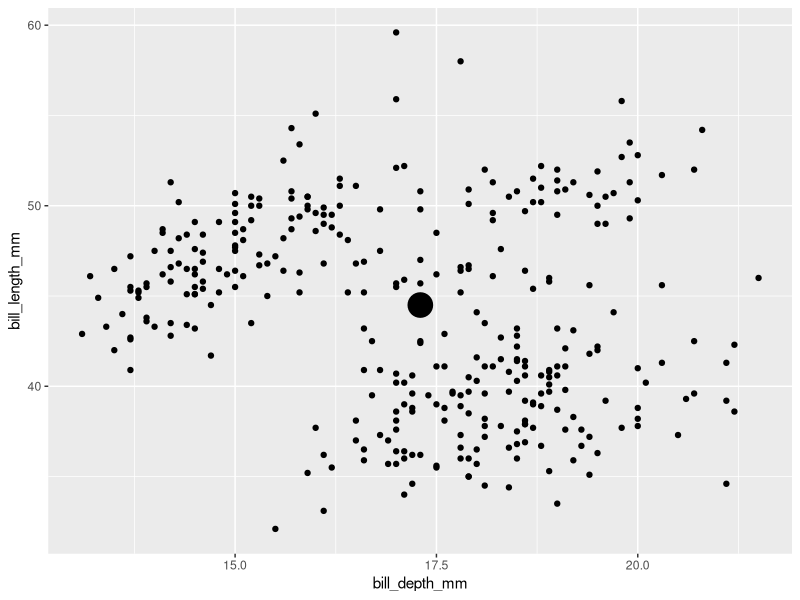
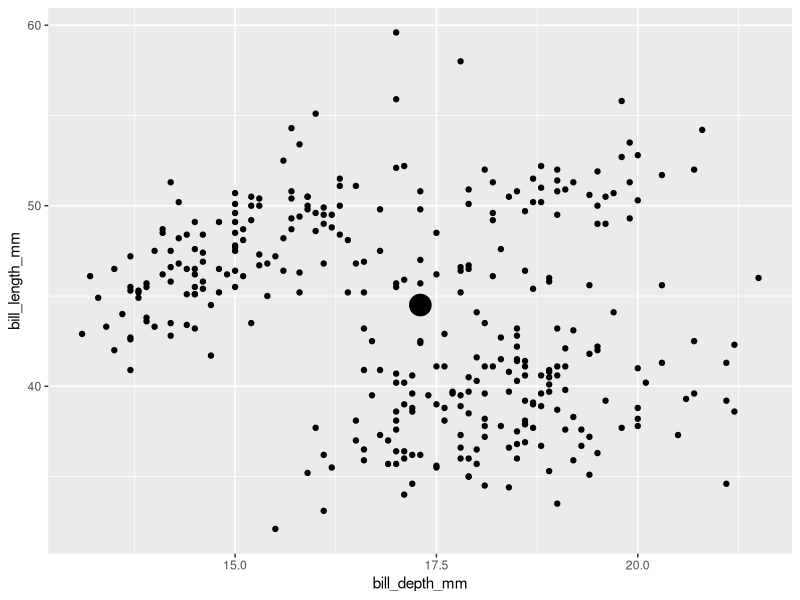
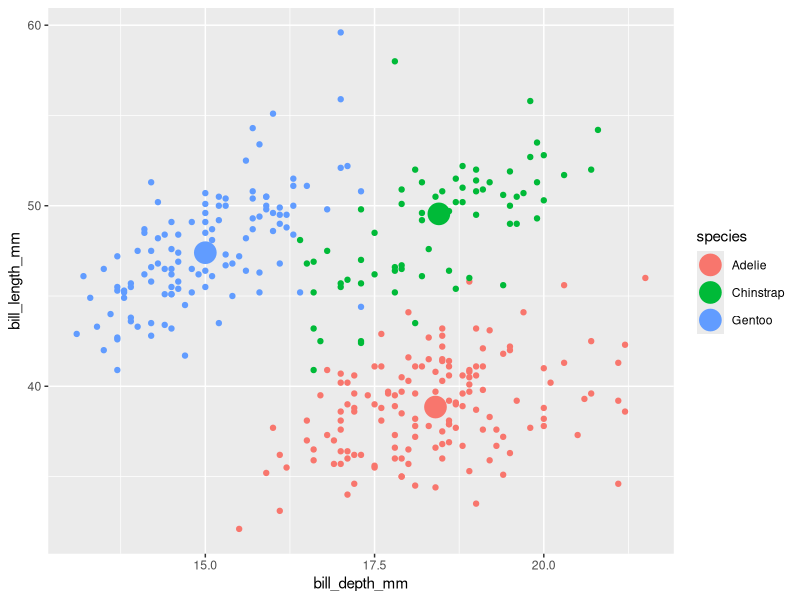
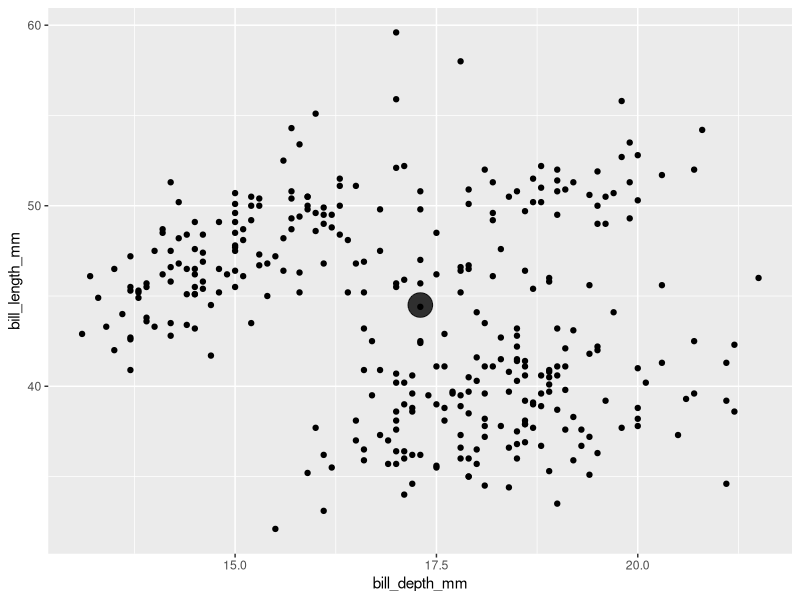
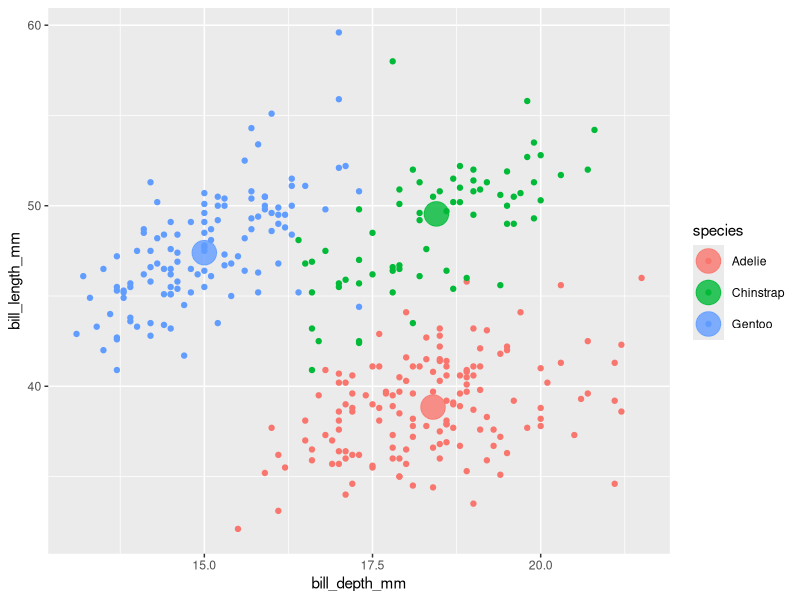
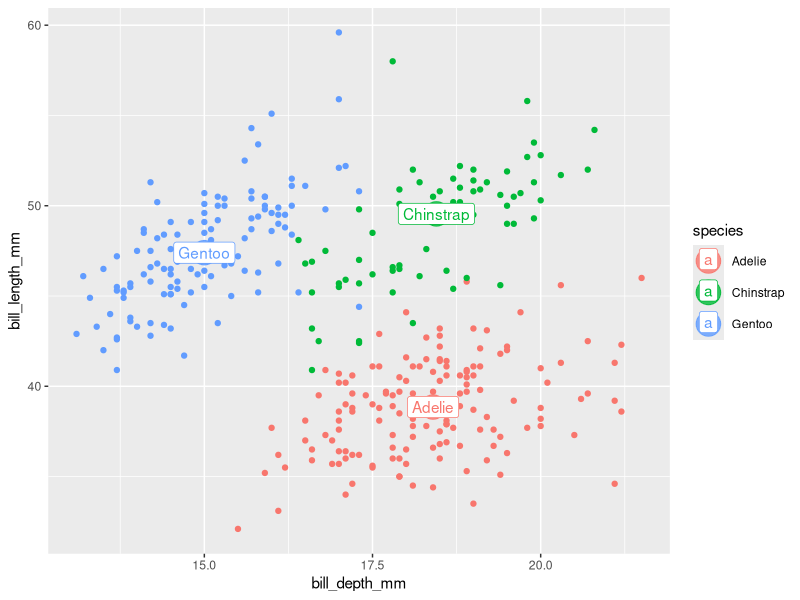
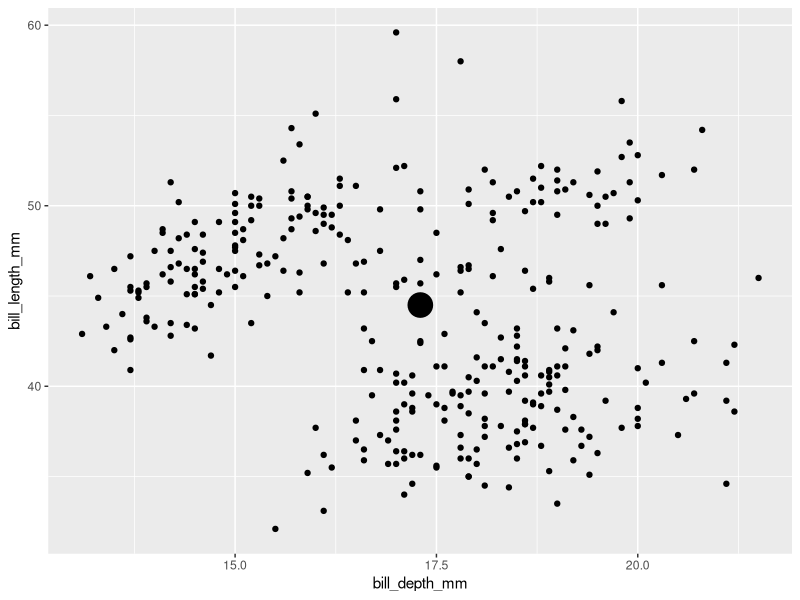
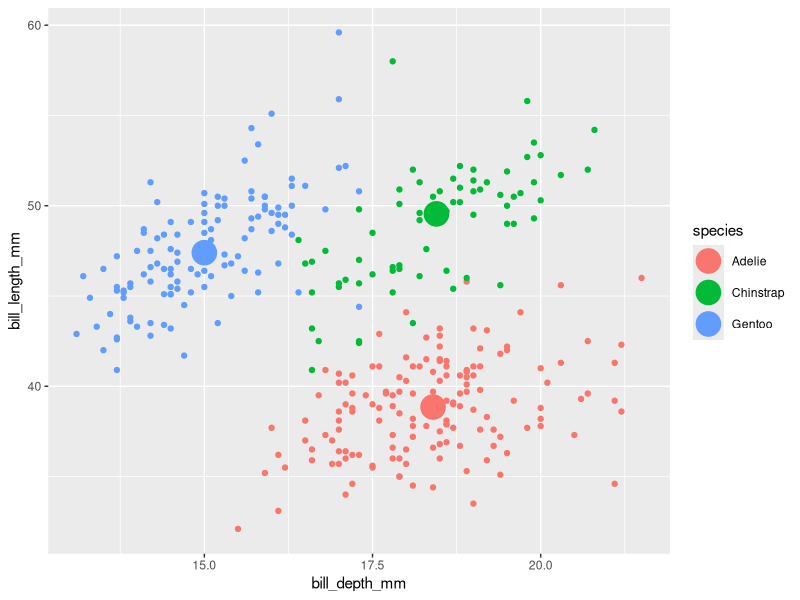

The R source for these figures, in order:
## ---- chunk 1
#| label: setup
#| include: false 
knitr::opts_chunk$set(echo = TRUE, message = F, warning = F)
## ---- chunk 2
library(tidyverse)
library(palmerpenguins)
penguins <- remove_missing(penguins) 
## ---- chunk 3
#| label: penguins
penguins_medians <- penguins %>% 
  summarize(bill_length_mm_median = median(bill_length_mm),
            bill_depth_mm_median = median(bill_depth_mm))

penguins %>% 
  ggplot() + 
  aes(x = bill_depth_mm) + 
  aes(y = bill_length_mm) + 
  geom_point() + 
  geom_point(data = penguins_medians,
             aes(x = bill_depth_mm_median,
                 y = bill_length_mm_median),
             size = 8)
## ---- chunk 4
layer_data(plot = last_plot(), 
           i = 2) # indicate which layer from the last plot
## ---- chunk 5
#| label: compute_group_xy_medians

# Define compute.
compute_group_xy_medians <- function(data, scales){ #  scales is used internally in ggplot2
  data %>% 
    summarize(x = median(x),
            y = median(y))
}

# Test compute. 
penguins %>%
  # prep data to state as seen within plot pipeline
  select(x = bill_depth_mm,  
         y = bill_length_mm) %>%  
  compute_group_xy_medians()
## ---- chunk 6
#| label: StatMedians
# Define Stat. 
StatMedians <- 
  ggplot2::ggproto(`_class` = "StatMedians", 
                   `_inherit` = ggplot2::Stat,
                   required_aes = c("x", "y"),
                   compute_group = compute_group_xy_medians)

# Test Stat.
penguins %>% 
  ggplot() + 
  aes(x = bill_depth_mm) + 
  aes(y = bill_length_mm) + 
  geom_point() + 
  geom_point(stat = StatMedians, size = 7) 

last_plot() + 
  aes(color = species)
## ---- chunk 7
#| label: geom_point_medians
 
stat_medians <- function(mapping = NULL, data = NULL, geom = GeomPoint, position = "identity", ..., show.legend = NA, inherit.aes = TRUE) 
{
    layer(data = data, mapping = mapping, stat = StatMedians, 
        geom = geom, position = position, show.legend = show.legend, 
        inherit.aes = inherit.aes, params = rlang::list2(na.rm = FALSE, 
            ...))
}


# consider alias to something even more user-facing -- users love geom_*() functions
geom_medians <- stat_medians


## Test, Enjoy!

#| label: enjoy_penguins
penguins %>%
  ggplot() +
  aes(x = bill_depth_mm, y = bill_length_mm) +
  geom_point() +
  geom_medians(size = 8, alpha = .8) # using `stat_medians()` will have same result

last_plot() + 
  aes(color = species) 

last_plot() + 
  stat_medians(geom = "label", aes(label = species))
## ---- chunk 8
geom_medians_point <- function(...){geom_point(stat = StatMedians, ...)}
geom_medians_label <- function(...){geom_label(stat = StatMedians, ...)}

penguins %>%
  ggplot() +
  aes(x = bill_depth_mm, 
      y = bill_length_mm) +
  geom_point() +
  geom_medians_point(size = 8)

last_plot() + 
  aes(color = species) 

last_plot() + 
  aes(label = species) +
  geom_medians_label()
